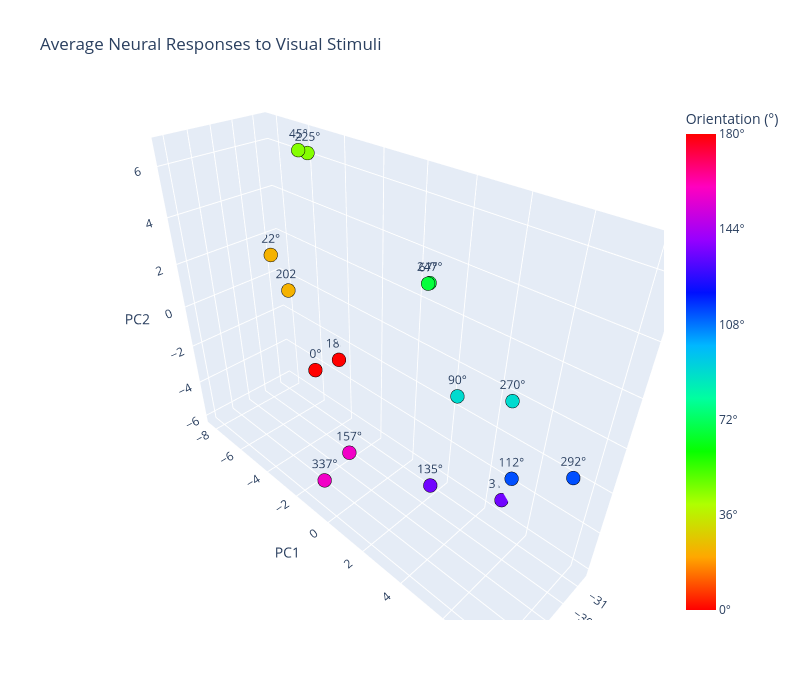

Notebook cell for this chart:
### Code cell
import plotly.graph_objects as go
from sklearn.decomposition import PCA
# Compute 3-axis projection: [CIS, PC1, PC2]
X = sum_responses.sum(axis=-1) # (n_orientations, n_neurons)
mean_vec = X.mean(axis=0, keepdims=True)  # (1, n_neurons)

pca3 = PCA(n_components=2)
pca3.fit(X)

proj, _ = np.linalg.qr(np.array([
    mean_vec[0],
    pca3.components_[0],
    pca3.components_[1],
]).T)  # (n_neurons, 3)

coords = X @ proj  # (n_orientations, 3)

colors = [f'hsl({int(o)}, 80%, 50%)' for o in visual_orientation_degs]


# map orientations to 0-360 by doubling (so 0=180 both map to 0/360)
doubled = (np.array(visual_orientation_degs) * 2) % 360


fig = go.Figure()
fig.add_trace(go.Scatter3d(
    x=coords[:, 0], y=coords[:, 1], z=coords[:, 2],
    mode='markers+text',
    marker=dict(size=8, color=doubled, colorscale='HSV',
                cmin=0, cmax=360,
                colorbar=dict(
                    title='Orientation (°)',
                    tickvals=np.arange(0, 361, 72),
                    ticktext=[f'{int(v/2)}°' for v in np.arange(0, 361, 72)],
                ),
                line=dict(color='black', width=1)),
    text=[f'{int(o)}°' for o in visual_orientation_degs],
    textposition='top center',
))

fig.update_layout(
    title='Average Neural Responses to Visual Stimuli',
    scene=dict(xaxis_title='CIS', yaxis_title='PC1', zaxis_title='PC2',
               aspectmode='data'),
    width=800, height=700,
)
fig.show()

### Figure 1 — Plotly figure (JSON) as saved in the notebook; plotly's stock layout.template omitted (floating-point values rounded to 4 significant figures)
{"data": [{"marker": {"cmax": 360, "cmin": 0, "color": [0.0, 45.0, 90.0, 135.0, 180.0, 225.0, 270.0, 315.0, 0.0, 45.0, 90.0, 135.0, 180.0, 225.0, 270.0, 315.0], "colorbar": {"ticktext": ["0°", "36°", "72°", "108°", "144°", "180°"], "tickvals": [0, 72, 144, 216, 288, 360], "title": {"text": "Orientation (°)"}}, "colorscale": [[0, "#ff0000"], [0.1111, "#ffa700"], [0.2222, "#afff00"], [0.3333, "#08ff00"], [0.4444, "#00ff9f"], [0.5556, "#00b7ff"], [0.6667, "#0010ff"], [0.7778, "#9700ff"], [0.8889, "#ff00bf"], [1, "#ff0000"]], "line": {"color": "black", "width": 1}, "size": 8}, "mode": "markers+text", "text": ["0°", "22°", "45°", "67°", "90°", "112°", "135°", "157°", "180°", "202°", "225°", "247°", "270°", "292°", "315°", "337°"], "textposition": "top center", "type": "scatter3d", "x": [-30.86, -30.82, -30.16, -28.99, -26.69, -28.18, -29.37, -29.63, -31.33, -31.02, -31.01, -29.08, -28.3, -29.29, -31.47, -27.44], "y": [-5.602, -8.218, -4.904, 2.452, 5.552, 6.754, 2.825, -2.036, -4.435, -7.404, -5.425, 2.439, 6.293, 8.127, 4.768, -1.184], "z": [-3.925, 1.143, 6.647, 4.454, 3.13, -0.1757, -4.283, -6.02, -2.983, -0.4288, 6.248, 4.434, 2.47, 0.04792, -5.227, -5.531]}], "layout": {"height": 700, "scene": {"aspectmode": "data", "xaxis": {"title": {"text": "CIS"}}, "yaxis": {"title": {"text": "PC1"}}, "zaxis": {"title": {"text": "PC2"}}}, "title": {"text": "Average Neural Responses to Visual Stimuli"}, "width": 800}}
